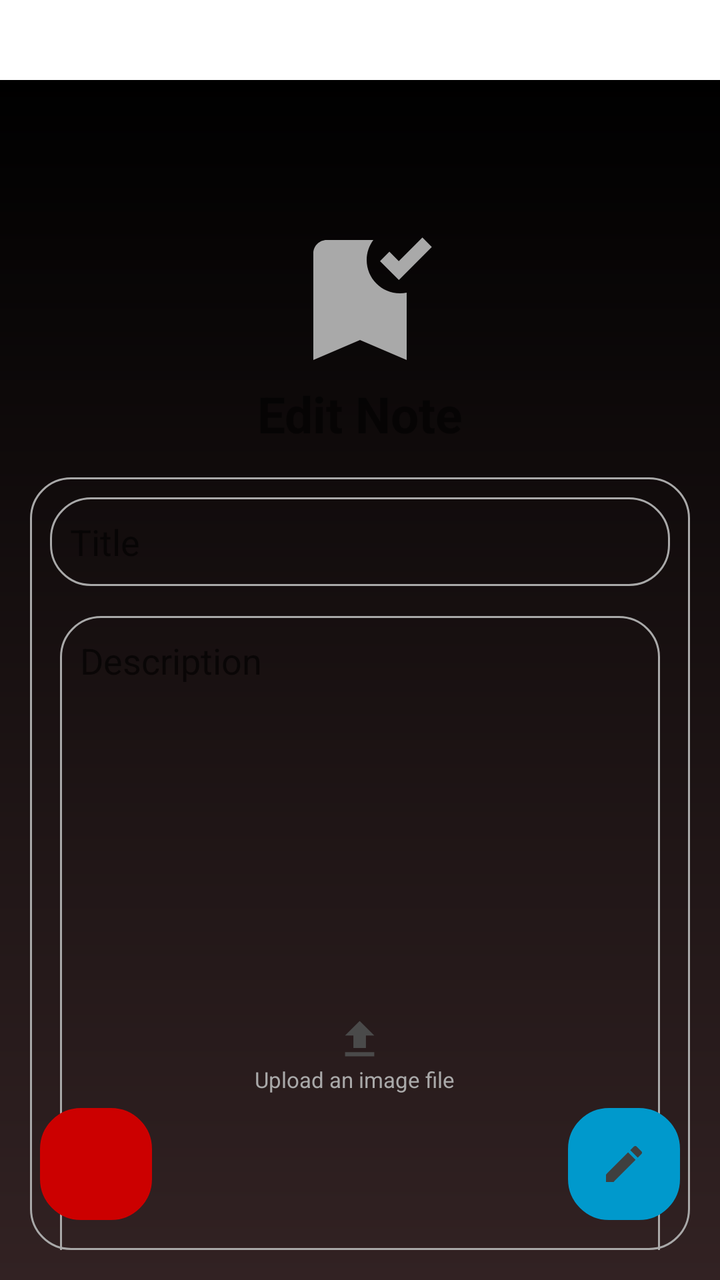
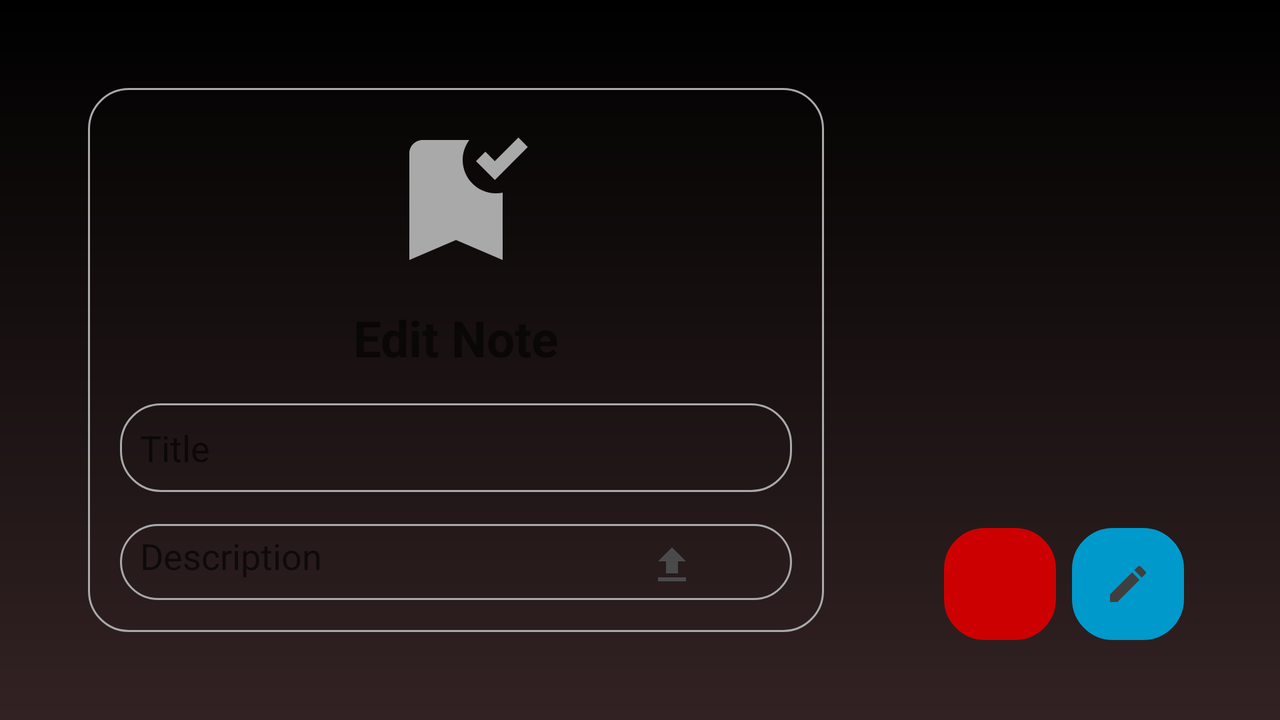

An Android layout and its configuration variant, each rendered on a device that would load it. The default file and the variant file are quoted in full after the pictures.
<!-- AndroidManifest.xml: application theme Theme.NotesApp -->
<!-- res/layout/fragment_edit_note.xml -->
<?xml version="1.0" encoding="utf-8"?>
<RelativeLayout xmlns:android="http://schemas.android.com/apk/res/android"
    xmlns:tools="http://schemas.android.com/tools"
    android:layout_width="match_parent"
    android:layout_height="match_parent"
    android:background="@drawable/login_background"
    android:layout_marginTop="40dp">

    <ImageView
        android:id="@+id/bookmarkImage"
        android:layout_width="match_parent"
        android:layout_height="80dp"
        android:layout_marginTop="70dp"
        android:contentDescription="@string/coffee_image"
        android:src="@drawable/baseline_bookmark_added_24"
        android:layout_alignParentTop="true"/>

    <TextView
        android:id="@+id/edittitletextview"
        android:layout_width="match_parent"
        android:layout_height="wrap_content"
        android:text="@string/edit_note"
        android:textSize="25sp"
        android:textStyle="bold"
        android:gravity="center"
        android:layout_below="@id/bookmarkImage" />

    <LinearLayout
        android:id="@+id/form_container"
        android:layout_width="match_parent"
        android:layout_height="wrap_content"
        android:layout_below="@id/edittitletextview"
        android:orientation="vertical"
        android:layout_margin="15dp"
        android:background="@drawable/rounded_corner">

        <EditText
            android:id="@+id/edittitleinput"
            android:layout_width="match_parent"
            android:layout_height="wrap_content"
            android:hint="@string/title"
            android:background="@drawable/rounded_corner"
            android:inputType="text"
            android:padding="10dp"
            android:layout_margin="10dp" />
        <FrameLayout
            android:id="@+id/editframelayout"
            android:layout_width="match_parent"
            android:layout_height="450dp"
            android:layout_marginStart="10dp"
            android:layout_marginEnd="10dp"
            android:layout_marginBottom="5dp">

            <EditText
                android:id="@+id/editdescriptioninput"
                android:layout_width="match_parent"
                android:layout_height="match_parent"
                android:hint="@string/description"
                android:background="@drawable/rounded_corner"
                android:padding="10dp"
                android:layout_margin="5dp"
                android:gravity="top|start"
                android:layout_gravity="center" />
        </FrameLayout>
        <ImageView
            android:id="@+id/editUploadedImageView"
            android:layout_width="400dp"
            android:layout_height="200dp"
            android:layout_gravity="center"
            android:focusable="true"
            android:visibility="gone"
            android:clickable="true"
            android:scaleType="centerInside"
            android:layout_marginBottom="10dp"/>
    </LinearLayout>

    <LinearLayout
        android:id="@+id/editUploadFileIcon"
        android:layout_width="wrap_content"
        android:layout_height="wrap_content"
        android:layout_centerInParent="true"
        android:layout_alignParentBottom="true"
        android:focusable="true"
        android:orientation="vertical"
        android:clickable="true"
        android:layout_marginBottom="80dp"
        android:padding="8dp">

        <ImageView
            android:layout_width="match_parent"
            android:layout_height="25dp"
            android:src="@drawable/baseline_file_upload_24"
            android:contentDescription="@string/upload_button"
            android:focusable="true"/>

        <TextView
            android:layout_width="match_parent"
            android:layout_height="wrap_content"
            android:text="@string/upload_file"
            android:layout_gravity="end"
            android:textColor="@color/dark_gray"
            android:textSize="11sp"
            android:layout_marginBottom="5dp"
            android:layout_marginEnd="5dp"/>
    </LinearLayout>

    <ImageButton
        android:id="@+id/editNotebutton"
        android:layout_width="56dp"
        android:layout_height="56dp"
        android:background="@drawable/rounded_corner"
        android:backgroundTint="@android:color/holo_blue_dark"
        android:contentDescription="@string/add_button"
        android:scaleType="centerInside"
        android:src="@drawable/baseline_edit_24"
        android:layout_alignParentBottom="true"
        android:layout_alignParentEnd="true"
        android:layout_marginBottom="30dp"
        android:layout_marginEnd="20dp"
        tools:ignore="RtlHardcoded" />

    
    <ImageButton
        android:id="@+id/editdeleteNotebutton"
        android:layout_width="56dp"
        android:layout_height="56dp"
        android:background="@drawable/rounded_corner"
        android:backgroundTint="@android:color/holo_red_dark"
        android:contentDescription="@string/delete"
        android:scaleType="centerInside"
        android:src="@drawable/baseline_delete_24"
        android:layout_alignParentBottom="true"
        android:layout_alignParentStart="true"
        android:layout_marginBottom="30dp"
        android:layout_marginStart="20dp"
        tools:ignore="RtlHardcoded" />

</RelativeLayout>
<!-- resources referenced by this layout -->
<resources>
  <color name="dark_gray">#A9A9A9</color>
  <!-- drawable baseline_bookmark_added_24 (drawable) -->
  <vector xmlns:android="http://schemas.android.com/apk/res/android" android:height="24dp" android:tint="@color/dark_gray" android:viewportHeight="24" android:viewportWidth="24" android:width="24dp">
        
      <path android:fillColor="@android:color/white" android:pathData="M19,21l-7,-3l-7,3V5c0,-1.1 0.9,-2 2,-2l7,0c-0.63,0.84 -1,1.87 -1,3c0,2.76 2.24,5 5,5c0.34,0 0.68,-0.03 1,-0.1V21zM17.83,9L15,6.17l1.41,-1.41l1.41,1.41l3.54,-3.54l1.41,1.41L17.83,9z"/>
      
  </vector>
  <!-- drawable baseline_edit_24 (drawable) -->
  <vector xmlns:android="http://schemas.android.com/apk/res/android" android:height="24dp" android:tint="#3F3F3F" android:viewportHeight="24" android:viewportWidth="24" android:width="24dp">
        
      <path android:fillColor="@android:color/white" android:pathData="M3,17.25V21h3.75L17.81,9.94l-3.75,-3.75L3,17.25zM20.71,7.04c0.39,-0.39 0.39,-1.02 0,-1.41l-2.34,-2.34c-0.39,-0.39 -1.02,-0.39 -1.41,0l-1.83,1.83 3.75,3.75 1.83,-1.83z"/>
      
  </vector>
  <!-- drawable baseline_file_upload_24 (drawable) -->
  <vector xmlns:android="http://schemas.android.com/apk/res/android" android:height="24dp" android:tint="#4A4A4A" android:viewportHeight="24" android:viewportWidth="24" android:width="24dp">
        
      <path android:fillColor="@android:color/white" android:pathData="M9,16h6v-6h4l-7,-7 -7,7h4zM5,18h14v2L5,20z"/>
      
  </vector>
  <!-- drawable login_background (drawable) -->
  <?xml version="1.0" encoding="utf-8"?>
  <shape xmlns:android="http://schemas.android.com/apk/res/android">
      <gradient android:type="linear" android:angle="100"
          android:startColor="@color/black" android:endColor="#322223">
  </gradient>
  </shape>
  <!-- drawable rounded_corner (drawable) -->
  <shape xmlns:android="http://schemas.android.com/apk/res/android"
      android:shape="rectangle">
  
      <solid/>  
  
      <stroke
          android:width="1dp"
          android:color="@color/dark_gray"/> 
  
      <corners android:radius="20dp"/>
  </shape>
  <string name="add_button">Add Button</string>
  <string name="coffee_image">Coffee Image</string>
  <string name="delete">Delete</string>
  <string name="description">Description</string>
  <string name="edit_note">Edit Note</string>
  <string name="title">Title</string>
  <string name="upload_button">upload button</string>
  <string name="upload_file">Upload an image file</string>
  <style name="Theme.NotesApp" parent="Theme.MaterialComponents.DayNight.NoActionBar">
          <item name="colorOnPrimary">@color/white</item>
          
          <item name="colorOnSecondary">@color/white</item>
          
          <item name="android:statusBarColor">?attr/colorOnPrimary</item>
          <item name="android:navigationBarColor">@color/white</item>
          
      </style>
  <color name="black">#000000</color>
  <color name="white">#FFFFFFFF</color>
</resources>
<!-- res/layout-land/fragment_edit_note.xml (the repository's variant of the layout above) -->
<!-- drawn on the phone turned sideways -->
<?xml version="1.0" encoding="utf-8"?>
<LinearLayout xmlns:android="http://schemas.android.com/apk/res/android"
    xmlns:tools="http://schemas.android.com/tools"
    android:layout_width="match_parent"
    android:layout_height="match_parent"
    android:orientation="horizontal"
    android:background="@drawable/login_background"
    android:padding="16dp"
    tools:context=".EditNoteFragment">

    
    <LinearLayout
        android:layout_width="0dp"
        android:layout_weight="2"
        android:layout_height="match_parent"
        android:orientation="vertical"
        android:layout_margin="28dp"
        android:background="@drawable/rounded_corner"
        android:padding="16dp">

        <ImageView
            android:id="@+id/bookmarkImage"
            android:layout_width="match_parent"
            android:layout_height="80dp"
            android:contentDescription="@string/coffee_image"
            android:src="@drawable/baseline_bookmark_added_24" />

        <TextView
            android:id="@+id/edittitletextview"
            android:layout_width="match_parent"
            android:layout_height="wrap_content"
            android:text="@string/edit_note"
            android:textSize="25sp"
            android:textStyle="bold"
            android:gravity="center"
            android:layout_marginTop="12dp"
            android:layout_marginBottom="16dp" />

        <EditText
            android:id="@+id/edittitleinput"
            android:layout_width="match_parent"
            android:layout_height="wrap_content"
            android:hint="@string/title"
            android:background="@drawable/rounded_corner"
            android:inputType="text"
            android:padding="10dp"
            android:layout_marginBottom="16dp" />

        <FrameLayout
            android:id="@+id/editframelayout"
            android:layout_width="match_parent"
            android:layout_height="0dp"
            android:layout_weight="1">

            <EditText
                android:id="@+id/editdescriptioninput"
                android:layout_width="match_parent"
                android:layout_height="match_parent"
                android:hint="@string/description"
                android:background="@drawable/rounded_corner"
                android:padding="10dp"
                android:gravity="top|start"
                android:inputType="textMultiLine" />

            <LinearLayout
                android:id="@+id/editUploadFileIcon"
                android:layout_width="wrap_content"
                android:layout_height="wrap_content"
                android:layout_gravity="bottom|end"
                android:orientation="vertical"
                android:clickable="true"
                android:focusable="true"
                android:padding="8dp">

                <ImageView
                    android:layout_width="wrap_content"
                    android:layout_height="25dp"
                    android:layout_gravity="center"
                    android:src="@drawable/baseline_file_upload_24"
                    android:contentDescription="@string/upload_button" />

                <TextView
                    android:layout_width="wrap_content"
                    android:layout_height="wrap_content"
                    android:text="@string/upload_file"
                    android:textColor="@color/dark_gray"
                    android:textSize="11sp"
                    android:layout_gravity="end"
                    android:layout_marginTop="4dp"
                    android:layout_marginEnd="4dp"/>
            </LinearLayout>
        </FrameLayout>
    </LinearLayout>

    
    <RelativeLayout
        android:layout_width="0dp"
        android:layout_weight="1"
        android:layout_height="match_parent"
        android:padding="16dp">

        <ImageView
            android:id="@+id/editUploadedImageView"
            android:layout_width="match_parent"
            android:layout_height="200dp"
            android:adjustViewBounds="true"
            android:contentDescription="@string/image_uploaded"
            android:scaleType="fitXY"
            android:visibility="gone"
            android:layout_centerInParent="true" />

        <ImageButton
            android:id="@+id/editNotebutton"
            android:layout_width="56dp"
            android:layout_height="56dp"
            android:layout_alignParentBottom="true"
            android:layout_alignParentEnd="true"
            android:layout_marginBottom="8dp"
            android:layout_marginEnd="16dp"
            android:background="@drawable/rounded_corner"
            android:backgroundTint="@android:color/holo_blue_dark"
            android:contentDescription="@string/add_button"
            android:src="@drawable/baseline_edit_24"
            android:scaleType="centerInside" />

        <ImageButton
            android:id="@+id/editdeleteNotebutton"
            android:layout_width="56dp"
            android:layout_height="56dp"
            android:layout_alignParentBottom="true"
            android:layout_alignParentStart="true"
            android:layout_marginBottom="8dp"
            android:layout_marginStart="16dp"
            android:background="@drawable/rounded_corner"
            android:backgroundTint="@android:color/holo_red_dark"
            android:contentDescription="@string/delete"
            android:src="@drawable/baseline_delete_24"
            android:scaleType="centerInside" />
    </RelativeLayout>
</LinearLayout>
<!-- resources referenced by the variant -->
<!-- as the phone turned sideways resolves them -->
<resources>
  <color name="dark_gray">#A9A9A9</color>
  <!-- drawable baseline_bookmark_added_24 (drawable) -->
  <vector xmlns:android="http://schemas.android.com/apk/res/android" android:height="24dp" android:tint="@color/dark_gray" android:viewportHeight="24" android:viewportWidth="24" android:width="24dp">
        
      <path android:fillColor="@android:color/white" android:pathData="M19,21l-7,-3l-7,3V5c0,-1.1 0.9,-2 2,-2l7,0c-0.63,0.84 -1,1.87 -1,3c0,2.76 2.24,5 5,5c0.34,0 0.68,-0.03 1,-0.1V21zM17.83,9L15,6.17l1.41,-1.41l1.41,1.41l3.54,-3.54l1.41,1.41L17.83,9z"/>
      
  </vector>
  <!-- drawable baseline_edit_24 (drawable) -->
  <vector xmlns:android="http://schemas.android.com/apk/res/android" android:height="24dp" android:tint="#3F3F3F" android:viewportHeight="24" android:viewportWidth="24" android:width="24dp">
        
      <path android:fillColor="@android:color/white" android:pathData="M3,17.25V21h3.75L17.81,9.94l-3.75,-3.75L3,17.25zM20.71,7.04c0.39,-0.39 0.39,-1.02 0,-1.41l-2.34,-2.34c-0.39,-0.39 -1.02,-0.39 -1.41,0l-1.83,1.83 3.75,3.75 1.83,-1.83z"/>
      
  </vector>
  <!-- drawable baseline_file_upload_24 (drawable) -->
  <vector xmlns:android="http://schemas.android.com/apk/res/android" android:height="24dp" android:tint="#4A4A4A" android:viewportHeight="24" android:viewportWidth="24" android:width="24dp">
        
      <path android:fillColor="@android:color/white" android:pathData="M9,16h6v-6h4l-7,-7 -7,7h4zM5,18h14v2L5,20z"/>
      
  </vector>
  <!-- drawable login_background (drawable) -->
  <?xml version="1.0" encoding="utf-8"?>
  <shape xmlns:android="http://schemas.android.com/apk/res/android">
      <gradient android:type="linear" android:angle="100"
          android:startColor="@color/black" android:endColor="#322223">
  </gradient>
  </shape>
  <!-- drawable rounded_corner (drawable) -->
  <shape xmlns:android="http://schemas.android.com/apk/res/android"
      android:shape="rectangle">
  
      <solid/>  
  
      <stroke
          android:width="1dp"
          android:color="@color/dark_gray"/> 
  
      <corners android:radius="20dp"/>
  </shape>
  <string name="add_button">Add Button</string>
  <string name="coffee_image">Coffee Image</string>
  <string name="delete">Delete</string>
  <string name="description">Description</string>
  <string name="edit_note">Edit Note</string>
  <string name="image_uploaded">image uploaded</string>
  <string name="title">Title</string>
  <string name="upload_button">upload button</string>
  <string name="upload_file">Upload an image file</string>
  <style name="Theme.NotesApp" parent="Theme.MaterialComponents.DayNight.NoActionBar">
          <item name="colorOnPrimary">@color/white</item>
          
          <item name="colorOnSecondary">@color/white</item>
          
          <item name="android:statusBarColor">?attr/colorOnPrimary</item>
          <item name="android:navigationBarColor">@color/white</item>
          
      </style>
  <color name="black">#000000</color>
  <color name="white">#FFFFFFFF</color>
</resources>
